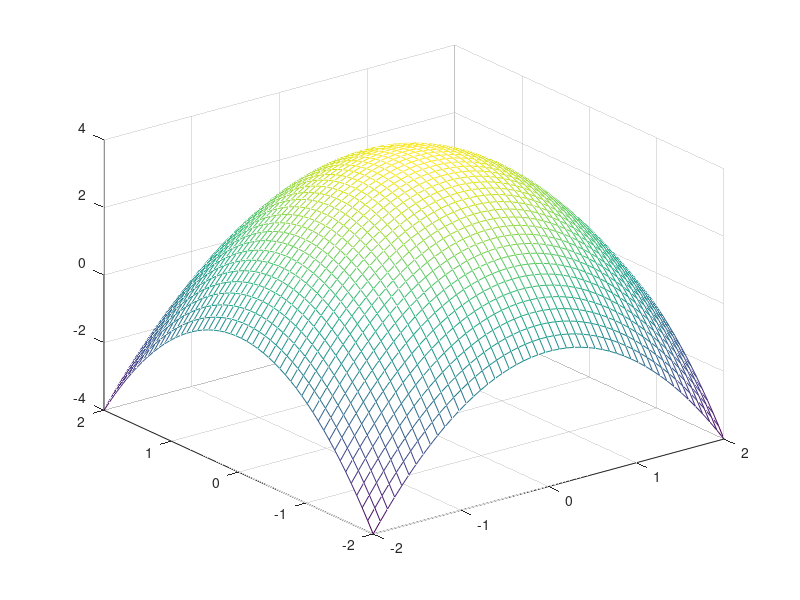

The MATLAB script that drew this image:
########################################## 2D ###########################################

# Plot graphic
x = -10:0.1:10;
plot (x, sin (x));

# Histogram
hist (randn (10000, 1), 30);

########################################## 3D ###########################################

# Plot graphic
t = 0:0.1:10*pi;
r = linspace (0, 1, numel (t));
z = linspace (0, 1, numel (t));
plot3 (r.*sin(t), r.*cos(t), z);

# Mesh with low resolution (values each one unit separated)
x = linspace(-2,2,5);
y = linspace(-2,2,5);
[xx,yy] = meshgrid(x,y);
mesh(xx,yy,4-(xx.^2+yy.^2));

# Mesh with high resolution (values each 0.1 unit separated)
x = linspace(-2,2,50);
y = linspace(-2,2,50);
[xx,yy] = meshgrid(x,y);
mesh(xx,yy,4-(xx.^2+yy.^2));

input("Press enter to exit");